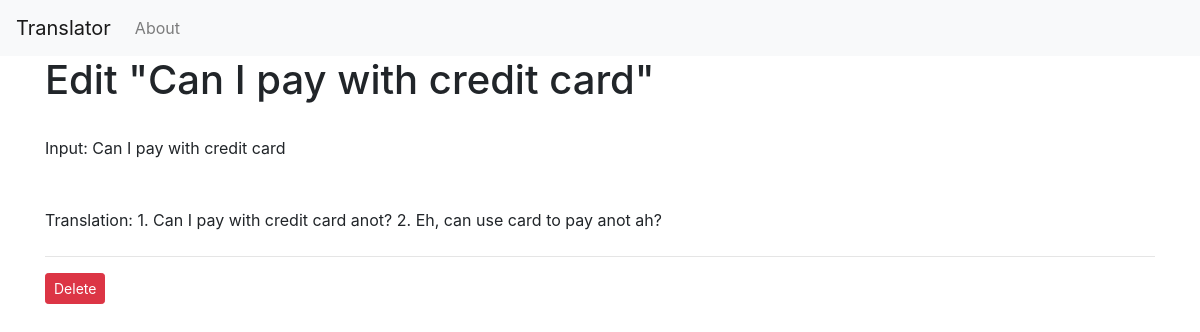
Screenshot of /edit/41 with the database file from the repository.
### tables this page shows
CREATE TABLE posts (
    id INTEGER PRIMARY KEY AUTOINCREMENT,
    created TIMESTAMP NOT NULL DEFAULT CURRENT_TIMESTAMP,
    title TEXT NOT NULL,
    content TEXT NOT NULL
);

### app.py (the view, shortened to what this page needs)
@app.route('/edit/<int:id>', methods=('GET', 'POST'))
def edit(id):
    post = get_post(id)
    return render_template('edit.html', post=post)

### app.py (called while the page is built)
def get_db_connection():
    conn = sqlite3.connect('database.db')
    conn.row_factory = sqlite3.Row
    return conn

def get_post(post_id):
    conn = get_db_connection()
    post = conn.execute('SELECT * FROM posts WHERE id = ?',
                        (post_id,)).fetchone()
    conn.close()
    if post is None:
        abort(404)
    return post

### templates/edit.html
{% extends 'base.html' %}
{% block content %}
<h1>{% block title %} Edit "{{ post['title'] }}" {% endblock %}</h1>
<br>
<form method="post">
    <div class="form-group">
        <label for="title">Input:</label> {{ post['title'] }}
    </div>
    <div class="form-group">
        <br>
        <label for="content">Translation:</label> {{ post['content'] }}
        <br>
        <hr>
    </div>
</form>
<form action="{{ url_for('delete', id=post['id']) }}" method="POST">
    <input type="submit" value="Delete"
            class="btn btn-danger btn-sm"
            onclick="return confirm('Are you sure you want to delete this post?')">
</form>
{% endblock %}

### rows the page displays
posts: title "Can I pay with credit card", content "1. Can I pay with credit card anot? 2. Eh, can use card to pay anot ah?"
